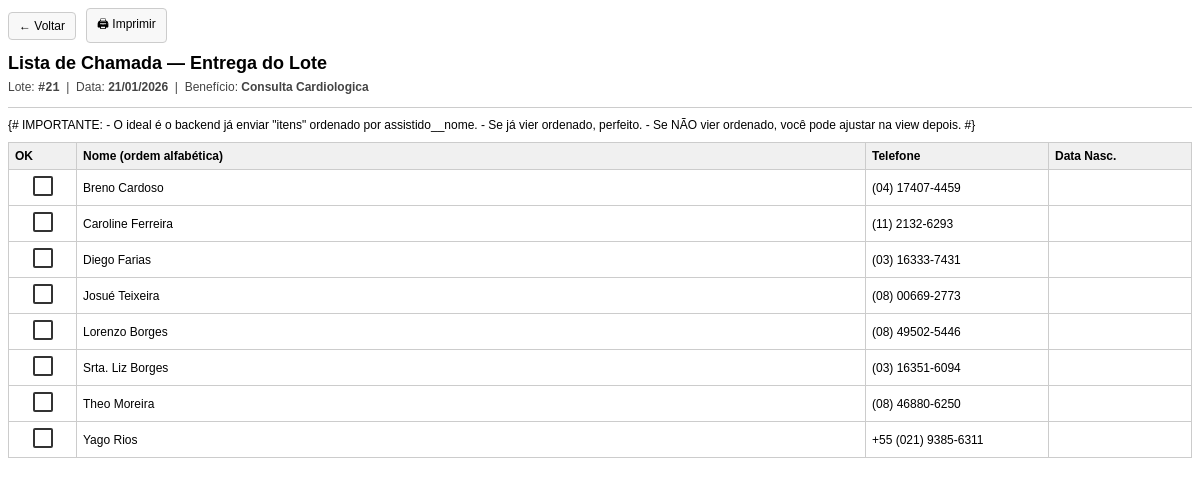
The app's page /operacoes/entregas/21/print/ (signed in) with its own data.
### apps/beneficios/models.py (models this page shows, shortened)
class LoteEntrega(models.Model):
    beneficio = models.ForeignKey(
        "beneficios.Beneficio",
        on_delete=models.PROTECT,
        related_name="lotes_entrega",
    )
    data_entrega = models.DateField()
    criado_em = models.DateTimeField(default=timezone.now)
    class Meta:
        unique_together = ("beneficio", "data_entrega")
        ordering = ("-data_entrega", "-id")
        verbose_name = "Lote de Entrega"
        verbose_name_plural = "Lotes de Entrega"

class Beneficio(models.Model):
    nome = models.CharField(max_length=120, unique=True)
    categoria = models.CharField(
        max_length=20,
        choices=CategoriaBeneficio.choices,
    )
    periodicidade = models.CharField(
        max_length=20,
        choices=PeriodicidadeBeneficio.choices,
    )
    ativo = models.BooleanField(
        default=True,
        help_text="Permite desativar um benefício sem apagá-lo.",
    )
    class Meta:
        ordering = ["categoria", "nome"]

class ItemEntrega(models.Model):
    lote = models.ForeignKey(
        LoteEntrega,
        on_delete=models.CASCADE,
        related_name="itens",
    )
    atribuicao = models.ForeignKey(
        "beneficios.BeneficioAssistido",
        on_delete=models.PROTECT,
        related_name="entregas",
    )
    entregue = models.BooleanField(default=False)
    class Meta:
        unique_together = ("lote", "atribuicao")
        ordering = ("atribuicao__assistido__nome",)
        verbose_name = "Item de Entrega"
        verbose_name_plural = "Itens de Entrega"

class BeneficioAssistido(models.Model):
    assistido = models.ForeignKey(
        "assistidos.Assistido",
        on_delete=models.PROTECT,
        related_name="beneficios_atribuidos",
    )
    beneficio = models.ForeignKey(
        "Beneficio",
        on_delete=models.PROTECT,
        related_name="assistidos_atribuidos",
    )
    ativo = models.BooleanField(
        default=True,
        help_text="Permite encerrar a atribuição sem apagar histórico.",
    )
    data_inicio = models.DateField(default=timezone.localdate)
    data_termino = models.DateField(null=True, blank=True)
    criado_em = models.DateTimeField(default=timezone.now)
    class Meta:
        ordering = ["-criado_em"]
        constraints = [
            models.UniqueConstraint(
                fields=["assistido", "beneficio"],
                condition=Q(ativo=True),
                name="uniq_assistido_beneficio_ativo",
            )
        ]

### apps/assistidos/models.py (models this page shows, shortened)
class Assistido(models.Model):
    id = models.UUIDField(primary_key=True, default=uuid.uuid4, editable=False)
    codigo = models.CharField(max_length=30, unique=True, blank=True, null=True)
    nome = models.CharField(max_length=120)
    cpf = models.CharField(max_length=11, blank=True, null=True, unique=True,verbose_name="CPF")
    data_nascimento = models.DateField(blank=True, null=True)
    telefone = models.CharField(max_length=30, blank=True)
    logradouro = models.CharField(max_length=120, blank=True)
    numero = models.CharField(max_length=20, blank=True)
    complemento = models.CharField(max_length=80, blank=True)
    bairro = models.CharField(max_length=80, blank=True)
    cidade = models.CharField(max_length=80, blank=True)
    uf = models.CharField(max_length=2, blank=True,verbose_name="UF")
    cep = models.CharField(max_length=9, blank=True,verbose_name="CEP")
    sit_trabalho = models.CharField(
        max_length=20, choices=SituacaoTrabalho.choices,
        default=SituacaoTrabalho.NAO_INFORMADO
    )
    responsavel_renda = models.CharField(
        max_length=20, choices=ResponsavelRenda.choices,
        default=ResponsavelRenda.NAO_INFORMADO
    )
    faixa_renda = models.CharField(
        max_length=20, choices=FaixaRenda.choices,
        default=FaixaRenda.NAO_INFORMADO
    )
    tipo_moradia = models.CharField(
        max_length=20, choices=TipoMoradia.choices,
        default=TipoMoradia.NAO_INFORMADO
    )
    material_moradia = models.CharField(
        max_length=20, choices=MaterialMoradia.choices,
        default=MaterialMoradia.NAO_INFORMADO
    )
    area_risco = models.CharField(
        max_length=20, choices=TriSimNao.choices,
        default=TriSimNao.NAO_INFORMADO
    )
    sabe_ler_escrever = models.CharField(
        max_length=20, choices=TriSimNao.choices,
        default=TriSimNao.NAO_INFORMADO
    )
    escolaridade = models.CharField(
        max_length=30, choices=Escolaridade.choices,
        default=Escolaridade.NAO_INFORMADO
    )
    diabetes = models.CharField(max_length=20, choices=TriSimNao.choices, default=TriSimNao.NAO_INFORMADO)
    pressao_alta = models.CharField(max_length=20, choices=TriSimNao.choices, default=TriSimNao.NAO_INFORMADO)
    medic_uso_continuo = models.CharField(max_length=20, choices=TriSimNao.choices, default=TriSimNao.NAO_INFORMADO)
    doenca_permanente = models.CharField(max_length=20, choices=TriSimNao.choices, default=TriSimNao.NAO_INFORMADO)
    data_inicio_apoio = models.DateField(blank=True, null=True,verbose_name="Ingresso no Programa")
    status = models.CharField(max_length=10, choices=StatusCadastro.choices, default=StatusCadastro.ATIVO)
    data_inativacao = models.DateField(blank=True, null=True)
    motivo_inativacao = models.CharField(max_length=200, blank=True)
    criado_em = models.DateTimeField(auto_now_add=True)
    class Meta:
        ordering = ["nome"]
    @property
    def telefone_formatado(self):
        tel = "".join(c for c in (self.telefone or "") if c.isdigit())
        if len(tel) == 10:  # (DD) XXXX-XXXX
            return f"({tel[:2]}) {tel[2:6]}-{tel[6:]}"
        if len(tel) == 11:  # (DD) XXXXX-XXXX
            return f"({tel[:2]}) {tel[2:7]}-{tel[7:]}"
        return self.telefone or ""

### apps/operacoes/entregas/views.py (the view)
# urls.py: path("<int:id>/print/", views.lote_print, name="lote_print")
@login_required
def lote_print(request, id):
    lote = get_object_or_404(
        LoteEntrega.objects.select_related("beneficio"),
        id=id
    )
    itens = (
        ItemEntrega.objects
        .select_related("atribuicao__assistido")
        .filter(lote=lote)
        .order_by("atribuicao__assistido__nome")
    )
    total = itens.count()
    entregues = itens.filter(entregue=True).count()
    pendentes = total - entregues
    context = {
        "lote": lote,
        "itens": itens,
        "total": total,
        "entregues": entregues,
        "pendentes": pendentes,
    }
    return render(request, "operacoes/entregas/lote_detalhe_print.html", context)

### apps/operacoes/context_processors.py (called while the page is built)
def operacoes_permissoes(request):
    user = getattr(request, "user", None)
    if user and user.is_authenticated:
        return {
            "pode_ver": pode_ver(user),
            "pode_editar": pode_editar(user),
            "pode_deletar": pode_deletar(user),
        }
    return {
        "pode_ver": False,
        "pode_editar": False,
        "pode_deletar": False,
    }

### apps/operacoes/permissoes.py (called while the page is built)
def is_consultor(user):
    return user.groups.filter(name="Consultor").exists()

def is_supervisor(user):
    return user.groups.filter(name="Supervisor").exists()

def is_operador(user):
    return user.groups.filter(name="Operador").exists()

def pode_ver(user):
    return is_consultor(user) or is_operador(user) or is_supervisor(user) or user.is_superuser

def pode_editar(user):
    return is_operador(user) or is_supervisor(user) or user.is_superuser

def pode_deletar(user):
    return is_supervisor(user) or user.is_superuser

### apps/operacoes/templates/operacoes/entregas/lote_detalhe_print.html (shortened to what this page needs)
<!DOCTYPE html>
<html lang="pt-br">
<head>
</head>
<body>
  <div class="topbar">
    <button class="btn" type="button" onclick="voltar()">← Voltar</button>
    <button class="btn" type="button" onclick="window.print()">🖨 Imprimir</button>
  </div>
  <h2>Lista de Chamada — Entrega do Lote</h2>
  <p class="sub">
    Lote: <strong class="mono">#{{ lote.id }}</strong>
    &nbsp;|&nbsp;
    Data: <strong>{{ lote.data_entrega|date:"d/m/Y" }}</strong>
    &nbsp;|&nbsp;
    Benefício: <strong>{{ lote.beneficio.nome }}</strong>
  </p>
  <hr>
  <table>
    <thead>
      <tr>
        <th style="width:55px;">OK</th>
        <th>Nome (ordem alfabética)</th>
        <th style="width:170px;">Telefone</th>
        <th style="width:130px;">Data Nasc.</th>
      </tr>
    </thead>
    <tbody>
      {% for item in itens %}
        <tr>
          <td style="text-align:center;">
            <span class="chk"></span>
          </td>
          <td>{{ item.atribuicao.assistido.nome|title }}</td>
          <td>{{ item.atribuicao.assistido.telefone_formatado }}</td>
          <td>{{ item.atribuicao.assistido.data_nascimento|date:"d/m/Y" }}</td>
        </tr>
      {% empty %}
        <tr>
          <td colspan="4" style="text-align:center; color:#666;">
            Nenhum assistido encontrado para este lote.
          </td>
        </tr>
      {% endfor %}
    </tbody>
  </table>
</body>
</html>

### apps/operacoes/templates/operacoes/entregas/lote_detalhe_print.html (style rules this page uses)
body { font-family: Arial, sans-serif; font-size: 12px; }
h2 { margin: 0 0 6px 0; }
.sub { color: #444; margin: 0 0 12px 0; }
hr { border: 0; border-top: 1px solid #ccc; margin: 10px 0; }
.topbar { display: flex; gap: 10px; align-items: center; margin-bottom: 10px; }
.btn { padding: 6px 10px; border: 1px solid #ccc; background: #f8f8f8; cursor: pointer; border-radius: 4px; font-size: 12px; }
table { width: 100%; border-collapse: collapse; margin-top: 10px; }
th, td { border: 1px solid #ccc; padding: 6px; text-align: left; vertical-align: middle; }
th { background: #f0f0f0; }
.chk { width: 16px; height: 16px; border: 2px solid #333; display: inline-block; border-radius: 2px; }
.mono { font-family: ui-monospace, SFMono-Regular, Menlo, Monaco, Consolas, "Liberation Mono", "Courier New", monospace; }

### records on screen
LoteEntrega: id "21", data_entrega "21/01/2026", beneficio.nome "Consulta Cardiologica"
ItemEntrega: atribuicao.assistido.nome "Breno Cardoso", atribuicao.assistido.telefone_formatado "(04) 17407-4459"
ItemEntrega: atribuicao.assistido.nome "Caroline Ferreira", atribuicao.assistido.telefone_formatado "(11) 2132-6293"
ItemEntrega: atribuicao.assistido.nome "Diego Farias", atribuicao.assistido.telefone_formatado "(03) 16333-7431"
ItemEntrega: atribuicao.assistido.nome "Josué Teixeira", atribuicao.assistido.telefone_formatado "(08) 00669-2773"
ItemEntrega: atribuicao.assistido.nome "Lorenzo Borges", atribuicao.assistido.telefone_formatado "(08) 49502-5446"
ItemEntrega: atribuicao.assistido.nome "Srta. Liz Borges", atribuicao.assistido.telefone_formatado "(03) 16351-6094"
ItemEntrega: atribuicao.assistido.nome "Theo Moreira", atribuicao.assistido.telefone_formatado "(08) 46880-6250"
ItemEntrega: atribuicao.assistido.nome "Yago Rios", atribuicao.assistido.telefone_formatado "+55 (021) 9385-6311"
